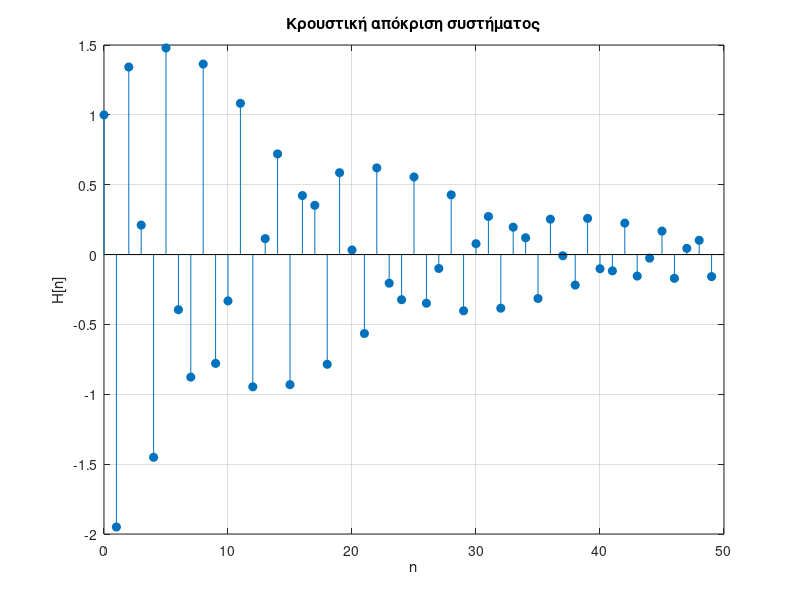
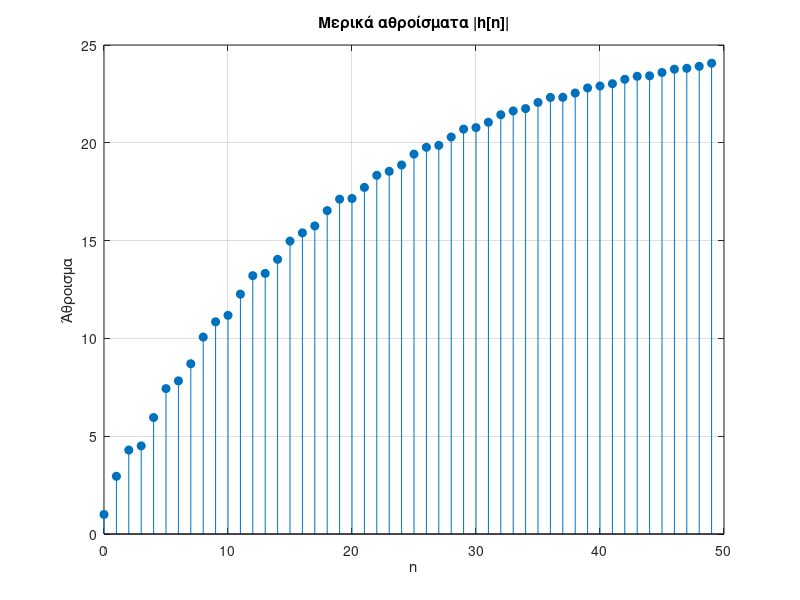
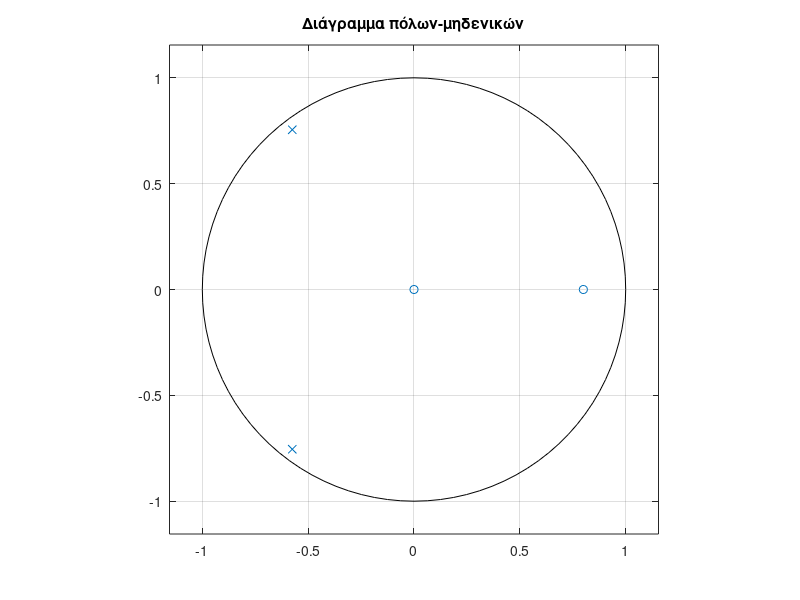

Write MATLAB code to recreate these figures, in order.
%Συντελεστές H(z)
b= [1 -0.8];
a= [1 1.15 0.9];

N= 50; %μήκος κρουστικής
n= 0:N-1;

%Kρουστική απόκριση
x= [1 zeros(1, N-1)]; %δ(n)
h= filter(b, a, x); %κρουστική απόκριση

figure;
stem(n, h, 'filled');
xlabel('n');
ylabel('H[n]');
title('Κρουστική απόκριση συστήματος');
grid on;

%Έλεγχος ευστάθειας μέσω κρουστικής
sum(abs(h))
figure;
stem(n, cumsum(abs(h)), 'filled');
xlabel('n');
ylabel('Άθροισμα');
title('Μερικά αθροίσματα |h[n]|');
grid on;

%Έλεγχος ευστάθειας μέσω πόλων
figure;
zplane(b, a);
title('Διάγραμμα πόλων-μηδενικών');
grid on;
